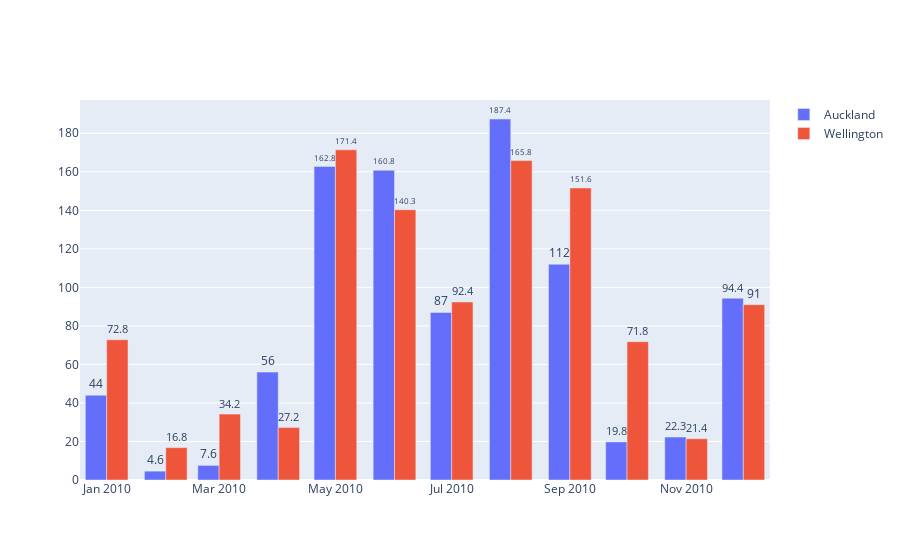

Notebook code for this chart:
### Code cell
bar1 = go.Bar(x=data_2010["DATE"], y=data_2010['Auckland'],
              text=data_2010['Auckland'], textposition='outside', name='Auckland')
bar2 = go.Bar(x=data_2010["DATE"], y=data_2010['Wellington'],
              text=data_2010['Wellington'], textposition='outside', name='Wellington')
go.Figure([bar1, bar2])

### Figure 1 — Plotly figure (JSON) as saved in the notebook; plotly's stock layout.template omitted (floating-point values rounded to 4 significant figures)
{"data": [{"name": "Auckland", "text": [44, 4.6, 7.6, 56, 162.8, 160.8, 87, 187.4, 112, 19.8, 22.3, 94.4], "textposition": "outside", "type": "bar", "x": ["2010-01", "2010-02", "2010-03", "2010-04", "2010-05", "2010-06", "2010-07", "2010-08", "2010-09", "2010-10", "2010-11", "2010-12"], "y": [44, 4.6, 7.6, 56, 162.8, 160.8, 87, 187.4, 112, 19.8, 22.3, 94.4]}, {"name": "Wellington", "text": [72.8, 16.8, 34.2, 27.2, 171.4, 140.3, 92.4, 165.8, 151.6, 71.8, 21.4, 91], "textposition": "outside", "type": "bar", "x": ["2010-01", "2010-02", "2010-03", "2010-04", "2010-05", "2010-06", "2010-07", "2010-08", "2010-09", "2010-10", "2010-11", "2010-12"], "y": [72.8, 16.8, 34.2, 27.2, 171.4, 140.3, 92.4, 165.8, 151.6, 71.8, 21.4, 91]}], "layout": {}}
